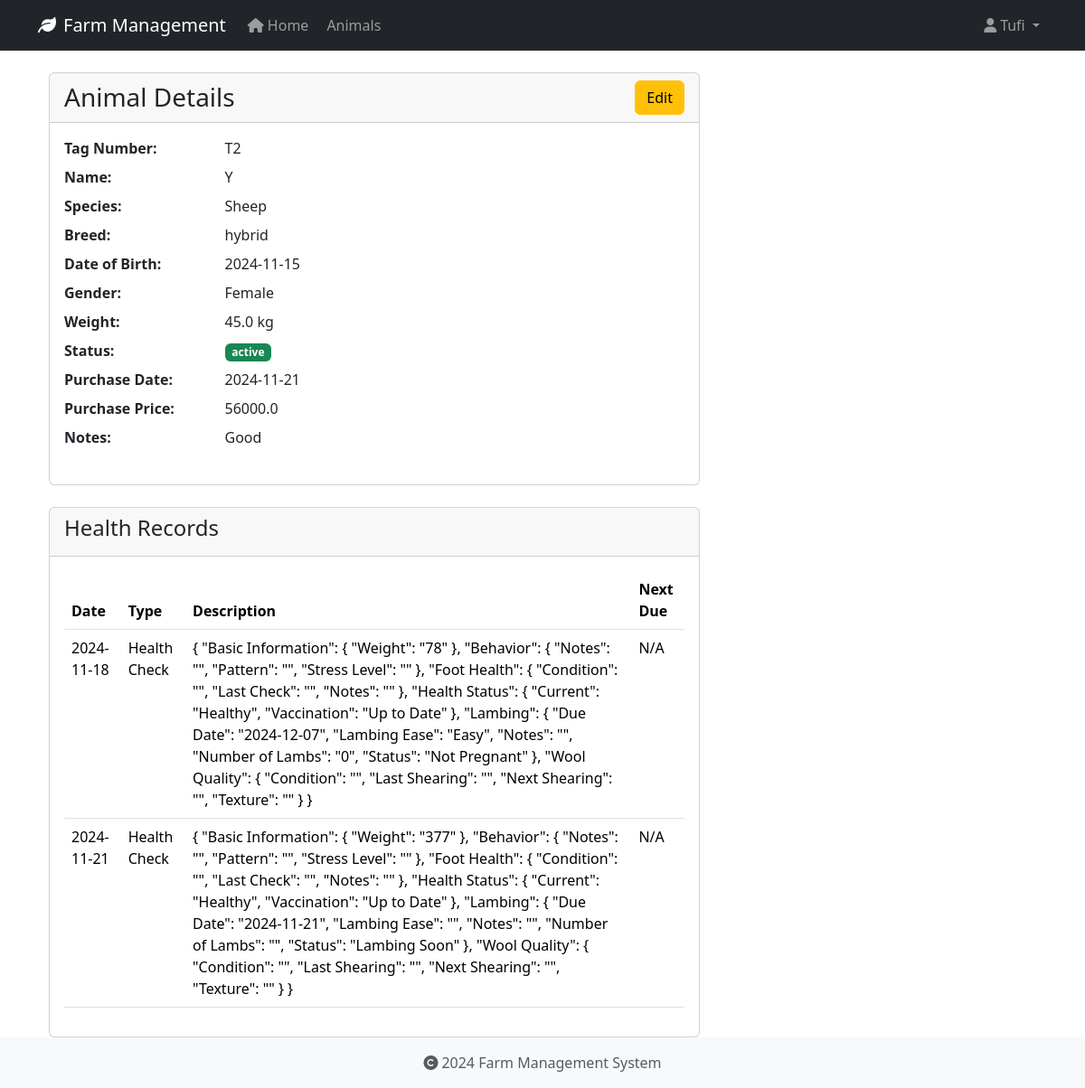
The page /animals/6 (signed in) on the database as committed earlier.
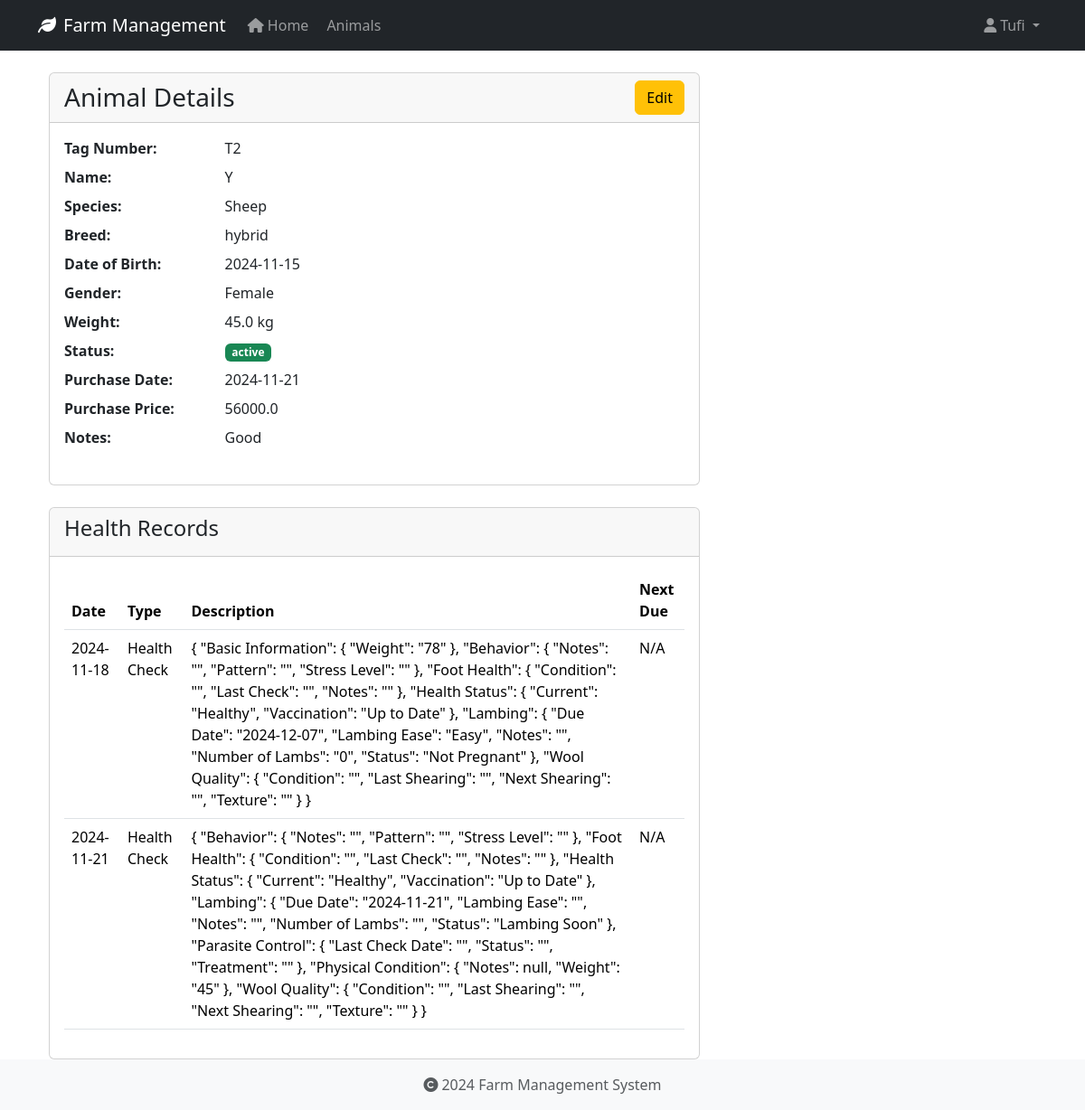
The same page on the database as committed later.
### app/models/animal.py (models this page shows, shortened)
class HealthRecord(db.Model):
    id = db.Column(db.Integer, primary_key=True)
    animal_id = db.Column(db.Integer, db.ForeignKey('animal.id', ondelete='CASCADE'), nullable=False)
    record_type = db.Column(db.String(50), nullable=False)  # Made nullable=False
    date = db.Column(db.Date, nullable=False)
    description = db.Column(db.Text, nullable=True)
    treatment = db.Column(db.Text, nullable=True)
    cost = db.Column(db.Float, nullable=True)
    next_due_date = db.Column(db.Date, nullable=True)
    created_at = db.Column(db.DateTime, default=datetime.utcnow, nullable=False)
    created_by_id = db.Column(db.Integer, db.ForeignKey('user.id', ondelete='SET NULL'), nullable=True)

### app/routes/animals.py (the view)
@bp.route('/<int:id>')
@login_required
def view(id):
    animal = Animal.query.get_or_404(id)
    return render_template('animals/view.html', animal=animal)

### app/models/user.py (called while the page is built)
@login_manager.user_loader
def load_user(user_id):
    return User.query.get(int(user_id))

### app/templates/animals/view.html (shortened to what this page needs)
{% extends "base.html" %}
{% block content %}
<div class="container">
    <div class="row">
        <div class="col-md-8">
            <div class="card">
                <div class="card-header">
                    <div class="d-flex justify-content-between align-items-center">
                        <h3 class="card-title mb-0">Animal Details</h3>
                        <a href="{{ url_for('animals.edit', id=animal.id) }}" class="btn btn-warning">Edit</a>
                    </div>
                </div>
                <div class="card-body">
                    <dl class="row">
                        <dt class="col-sm-3">Tag Number:</dt>
                        <dd class="col-sm-9">{{ animal.tag_number }}</dd>
                        <dt class="col-sm-3">Name:</dt>
                        <dd class="col-sm-9">{{ animal.name or 'N/A' }}</dd>
                        <dt class="col-sm-3">Species:</dt>
                        <dd class="col-sm-9">{{ animal.species }}</dd>
                        <dt class="col-sm-3">Breed:</dt>
                        <dd class="col-sm-9">{{ animal.breed or 'N/A' }}</dd>
                        <dt class="col-sm-3">Date of Birth:</dt>
                        <dd class="col-sm-9">{{ animal.date_of_birth.strftime('%Y-%m-%d') if animal.date_of_birth else 'N/A' }}</dd>
                        <dt class="col-sm-3">Gender:</dt>
                        <dd class="col-sm-9">{{ animal.gender or 'N/A' }}</dd>
                        <dt class="col-sm-3">Weight:</dt>
                        <dd class="col-sm-9">{{ animal.weight|round(2) if animal.weight else 'N/A' }} kg</dd>
                        <dt class="col-sm-3">Status:</dt>
                        <dd class="col-sm-9">
                            <span class="badge {% if animal.status == 'active' %}bg-success{% else %}bg-secondary{% endif %}">
                                {{ animal.status }}
                            </span>
                        </dd>
                        <dt class="col-sm-3">Purchase Date:</dt>
                        <dd class="col-sm-9">{{ animal.purchase_date.strftime('%Y-%m-%d') if animal.purchase_date else 'N/A' }}</dd>
                        <dt class="col-sm-3">Purchase Price:</dt>
                        <dd class="col-sm-9">{{ animal.purchase_price|round(2) if animal.purchase_price else 'N/A' }}</dd>
                        <dt class="col-sm-3">Notes:</dt>
                        <dd class="col-sm-9">{{ animal.notes or 'N/A' }}</dd>
                    </dl>
                </div>
            </div>
            <div class="card mt-4">
                <div class="card-header">
                    <h4>Health Records</h4>
                </div>
                <div class="card-body">
                    {% if animal.health_records %}
                        <table class="table">
                            <thead>
                                <tr>
                                    <th>Date</th>
                                    <th>Type</th>
                                    <th>Description</th>
                                    <th>Next Due</th>
                                </tr>
                            </thead>
                            <tbody>
                                {% for record in animal.health_records %}
                                <tr>
                                    <td>{{ record.date.strftime('%Y-%m-%d') }}</td>
                                    <td>{{ record.record_type }}</td>
                                    <td>{{ record.description }}</td>
                                    <td>{{ record.next_due_date.strftime('%Y-%m-%d') if record.next_due_date else 'N/A' }}</td>
                                </tr>
                                {% endfor %}
                            </tbody>
                        </table>
                    {% else %}
                        <p>No health records found.</p>
                    {% endif %}
                </div>
            </div>
        </div>
    </div>
</div>
{% endblock %}

Rows that differ between the two databases and show on the page:
changed HealthRecord: description "{ \"Basic Information\": { \"Weight\": \"377\" }, \"Behavior\": { \"Notes\": \"\", \"Pattern\": \"\", \"Stress Level\": \"\" }, \"Foot Health\": { \"Condition\": \"\", \"Last Check\": \"\", \"Notes\": \"\" }, \"Health Status\": { \"Current\": \"Healthy\", \"Vaccination\": \"Up to Date\" }, \"Lambing\": { \"Due Date\": \"2024-11-21\", \"Lambing Ease\": \"\", \"Notes\": \"\", \"Number of Lambs\": \"\", \"Status\": \"Lambing Soon\" }, \"Wool Quality\": {…" → "{ \"Behavior\": { \"Notes\": \"\", \"Pattern\": \"\", \"Stress Level\": \"\" }, \"Foot Health\": { \"Condition\": \"\", \"Last Check\": \"\", \"Notes\": \"\" }, \"Health Status\": { \"Current\": \"Healthy\", \"Vaccination\": \"Up to Date\" }, \"Lambing\": { \"Due Date\": \"2024-11-21\", \"Lambing Ease\": \"\", \"Notes\": \"\", \"Number of Lambs\": \"\", \"Status\": \"Lambing Soon\" }, \"Parasite Control\": { \"Last Check Date\": \"\", \"Status\": \"\", \"Treatment\": \"\" }, \"Physical Condition\": { \"Notes\": null, \"Weight\": \"45\" }, \"Wool Quality\": {…"
